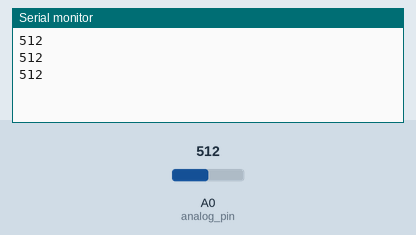
This sketch was run on a simulated Arduino Uno, built with avr-gcc and run on an emulated ATmega328P. On the bench: the last lines printed to the serial monitor. The inputs (shaded band) are chosen by the test bench; at power-on: A0 (analog_pin) = 512.

Above: at 1.3 s.
1.4 s: A0 (analog_pin) set to 716
At 1.9 s:
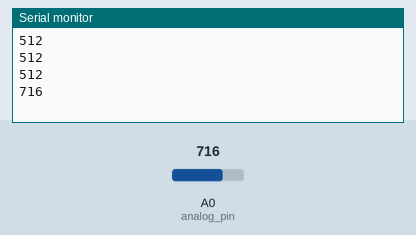
2.9 s: A0 (analog_pin) set to 900
At 3.4 s:
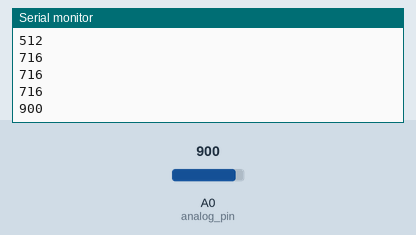
Timing chart, 0 to 5.9 s (numbered marks = the images above; inputs shaded):
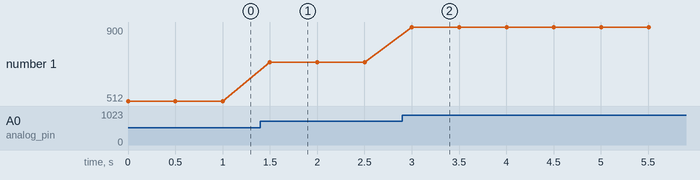

The sketch:

sensortest.ino
```cpp
// change the analog pin according to your circuit

unsigned int raw_value = 0;
unsigned int analog_pin = 0;

void setup() {
    Serial.begin(9600);
    pinMode(analog_pin, INPUT);
}

void loop() {
    raw_value = analogRead(analog_pin);
    Serial.println(raw_value);
    delay(500);
}
```

Measured:
- after the input at 1.4 s, the serial monitor: prints a new line after 0.10 s (image 1)
- after the input at 2.9 s, the serial monitor: prints a new line after 0.10 s (image 2)
- plotted number 1: 512 → 716 after the input at 1.4 s, 716 → 900 after the input at 2.9 s
